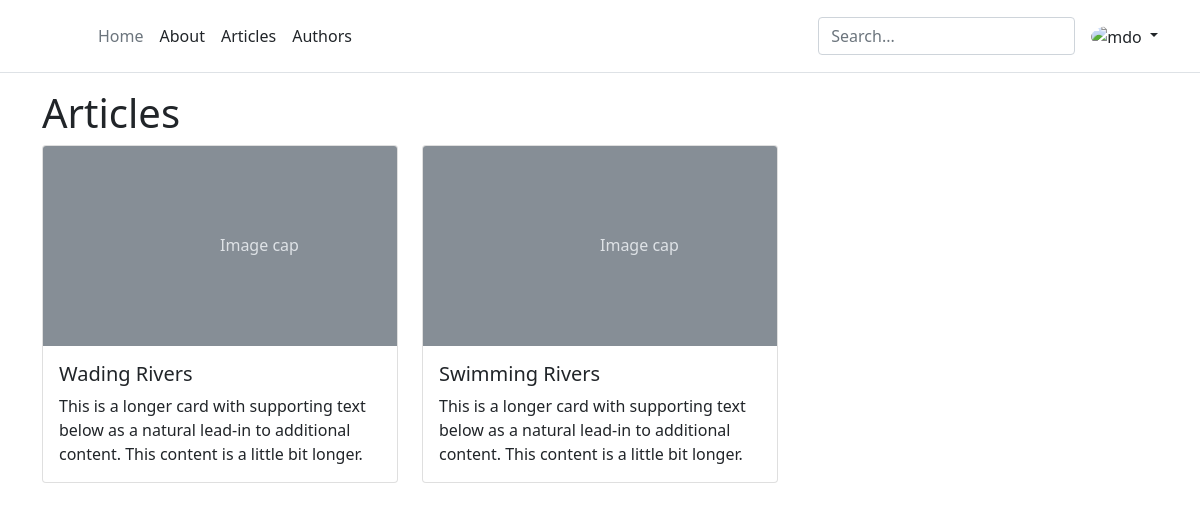
Page /articles on the earlier database version.
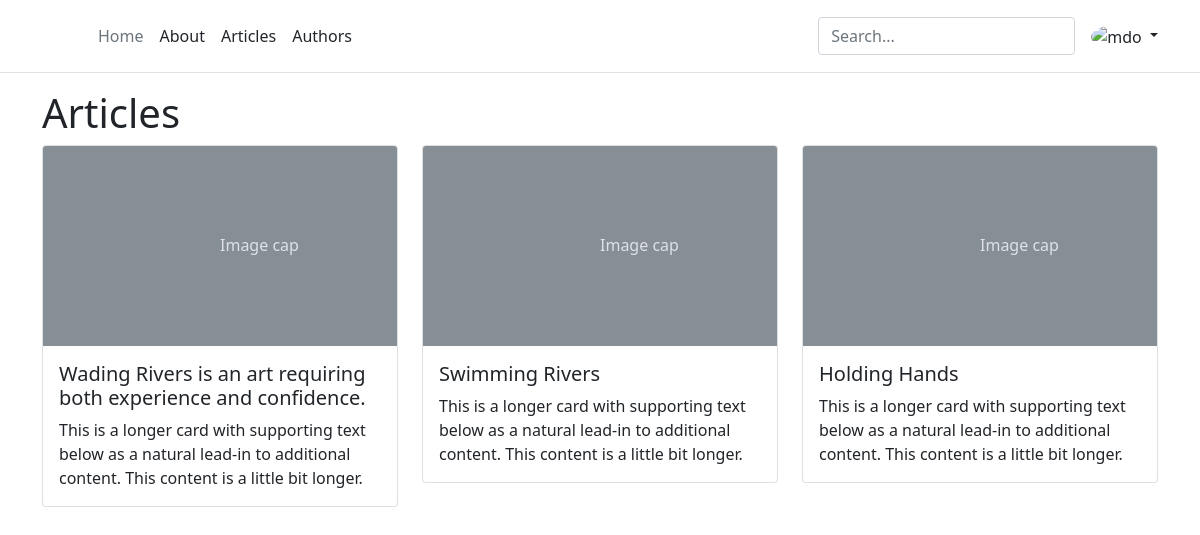
Same page on the later database version.
### app.py (models this page shows)
class Article(db.Model):
    id = db.Column(db.Integer, primary_key=True)
    title = db.Column(db.String(100))
    body = db.Column(db.String(100))
    author = db.Column(db.String(100))
    create_date = db.Column(db.String(100))

### app.py (the view)
@app.route('/articles', methods=['GET'])
def get_articles():
    fetched_articles = Article.query.all()
    ds_articles = articles_schema.dump(fetched_articles)
    print(ds_articles)
    return render_template('articles.html', articles=ds_articles)

### templates/articles.html (shortened to what this page needs)
{% extends 'layout.html' %}
{% block body %}
    <div class="container"> <h1>Articles</h1>
        <div class="row" data-masonry='{"percentPosition": true }'>
            {% for article in articles %}
                <div class="col-sm-6 col-lg-4 mb-4">
                    <div class="card">
                        <svg class="bd-placeholder-img card-img-top" width="100%" height="200"
                             xmlns="http://www.w3.org/2000/svg" role="img" aria-label="Placeholder: Image cap"
                             preserveAspectRatio="xMidYMid slice" focusable="false"><title>Placeholder</title>
                            <text x="50%" y="50%" fill="#dee2e6" dy=".3em">Image cap</text>
                        </svg>
                        <div class="card-body">
                            <h5 class="card-title">{{ article.title }}</h5>
                            <p class="card-text">This is a longer card with supporting text below as a natural lead-in
                                to additional content. This content is a little bit longer.</p>
                        </div>
                    </div>
                </div>
            {% endfor %}
        </div>
    </div>
{%  endblock %}

### templates/layout.html (shortened to what this page needs)
<!doctype html>
<html lang="en">
<head>
    <link href="https://cdn.jsdelivr.net/npm/bootstrap@5.0.2/dist/css/bootstrap.min.css" rel="stylesheet">
</head>
<body>
{% include 'includes/_header.html' %}
{% block body %} {% endblock %}
</body>
</html>

### templates/includes/_header.html (shortened to what this page needs)
  <header class="p-3 mb-3 border-bottom">
    <div class="container">
      <div class="d-flex flex-wrap align-items-center justify-content-center justify-content-lg-start">
        <a href="/" class="d-flex align-items-center mb-2 mb-lg-0 text-dark text-decoration-none">
          <svg class="bi me-2" width="40" height="32" role="img" aria-label="Bootstrap"><use xlink:href="#bootstrap"></use></svg>
        </a>
        <ul class="nav col-12 col-lg-auto me-lg-auto mb-2 justify-content-center mb-md-0">
          <li><a href="/" class="nav-link px-2 link-secondary">Home</a></li>
          <li><a href="/about" class="nav-link px-2 link-dark">About</a></li>
          <li><a href="/articles" class="nav-link px-2 link-dark">Articles</a></li>
          <li><a href="/authors" class="nav-link px-2 link-dark">Authors</a></li>
        </ul>
        <form class="col-12 col-lg-auto mb-3 mb-lg-0 me-lg-3">
          <input type="search" class="form-control" placeholder="Search..." aria-label="Search">
        </form>
        <div class="dropdown text-end">
          <a href="#" class="d-block link-dark text-decoration-none dropdown-toggle" id="dropdownUser1" data-bs-toggle="dropdown" aria-expanded="false">
            <img src="https://github.com/mdo.png" alt="mdo" width="32" height="32" class="rounded-circle">
          </a>
        </div>
      </div>
    </div>
  </header>

Differences in the rows shown:
changed Article: title "Wading Rivers" → "Wading Rivers is an art requiring both experience and confidence."
added Article: title "Holding Hands"
